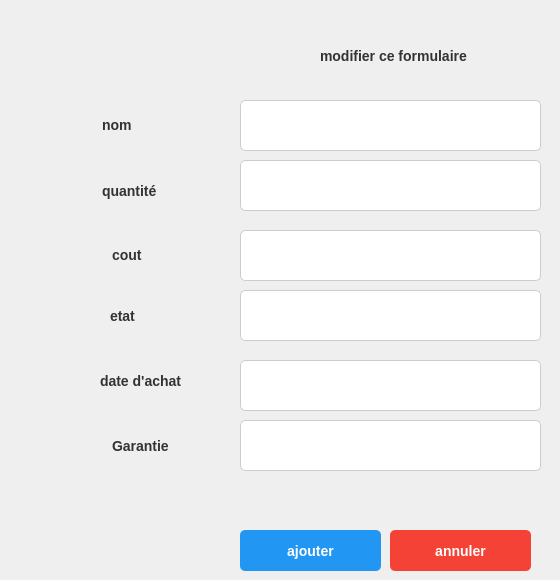
        <widget class="QWidget" name="page_11">
         <widget class="QLabel" name="label_31">
          <property name="geometry">
           <rect>
            <x>102</x>
            <y>109</y>
            <width>131</width>
            <height>31</height>
           </rect>
          </property>
          <property name="styleSheet">
           <string notr="true">QLabel {
    font-size: 14px; /* Taille de la police */
    font-weight: bold; /* Texte en gras */
    color: #333333; /* Couleur du texte gris foncé */
}</string>
          </property>
          <property name="text">
           <string>nom</string>
          </property>
         </widget>
         <widget class="QLabel" name="label_32">
          <property name="geometry">
           <rect>
            <x>102</x>
            <y>170</y>
            <width>131</width>
            <height>41</height>
           </rect>
          </property>
          <property name="styleSheet">
           <string notr="true">QLabel {
    font-size: 14px; /* Taille de la police */
    font-weight: bold; /* Texte en gras */
    color: #333333; /* Couleur du texte gris foncé */
}</string>
          </property>
          <property name="text">
           <string>quantité</string>
          </property>
         </widget>
         <widget class="QLabel" name="label_33">
          <property name="geometry">
           <rect>
            <x>112</x>
            <y>239</y>
            <width>121</width>
            <height>31</height>
           </rect>
          </property>
          <property name="styleSheet">
           <string notr="true">QLabel {
    font-size: 14px; /* Taille de la police */
    font-weight: bold; /* Texte en gras */
    color: #333333; /* Couleur du texte gris foncé */
}</string>
          </property>
          <property name="text">
           <string>cout</string>
          </property>
         </widget>
         <widget class="QLabel" name="label_34">
          <property name="geometry">
           <rect>
            <x>110</x>
            <y>300</y>
            <width>111</width>
            <height>31</height>
           </rect>
          </property>
          <property name="styleSheet">
           <string notr="true">QLabel {
    font-size: 14px; /* Taille de la police */
    font-weight: bold; /* Texte en gras */
    color: #333333; /* Couleur du texte gris foncé */
}</string>
          </property>
          <property name="text">
           <string>etat</string>
          </property>
         </widget>
         <widget class="QLabel" name="label_35">
          <property name="geometry">
           <rect>
            <x>100</x>
            <y>360</y>
            <width>121</width>
            <height>41</height>
           </rect>
          </property>
          <property name="styleSheet">
           <string notr="true">QLabel {
    font-size: 14px; /* Taille de la police */
    font-weight: bold; /* Texte en gras */
    color: #333333; /* Couleur du texte gris foncé */
}</string>
          </property>
          <property name="text">
           <string>date d'achat</string>
          </property>
         </widget>
         <widget class="QLabel" name="label_36">
          <property name="geometry">
           <rect>
            <x>112</x>
            <y>420</y>
            <width>131</width>
            <height>51</height>
           </rect>
          </property>
          <property name="styleSheet">
           <string notr="true">QLabel {
    font-size: 14px; /* Taille de la police */
    font-weight: bold; /* Texte en gras */
    color: #333333; /* Couleur du texte gris foncé */
}</string>
          </property>
          <property name="text">
           <string>Garantie</string>
          </property>
         </widget>
         <widget class="QLineEdit" name="lineEdit_25">
          <property name="geometry">
           <rect>
            <x>240</x>
            <y>100</y>
            <width>301</width>
            <height>51</height>
           </rect>
          </property>
          <property name="styleSheet">
           <string notr="true">QLineEdit {
    background-color: #ffffff; /* Fond blanc */
    border: 1px solid #cccccc; /* Bordure grise */
    border-radius: 5px; /* Coins arrondis */
    padding: 8px; /* Espace intérieur */
    font-size: 14px; /* Taille de la police */
    color: #333333; /* Couleur du texte gris foncé */
}

QLineEdit:focus {
    border: 2px solid #2196f3; /* Bordure bleue lorsqu'il est sélectionné */
}</string>
          </property>
          <property name="text">
           <string/>
          </property>
         </widget>
         <widget class="QLineEdit" name="lineEdit_26">
          <property name="geometry">
           <rect>
            <x>240</x>
            <y>160</y>
            <width>301</width>
            <height>51</height>
           </rect>
          </property>
          <property name="styleSheet">
           <string notr="true">QLineEdit {
    background-color: #ffffff; /* Fond blanc */
    border: 1px solid #cccccc; /* Bordure grise */
    border-radius: 5px; /* Coins arrondis */
    padding: 8px; /* Espace intérieur */
    font-size: 14px; /* Taille de la police */
    color: #333333; /* Couleur du texte gris foncé */
}

QLineEdit:focus {
    border: 2px solid #2196f3; /* Bordure bleue lorsqu'il est sélectionné */
}</string>
          </property>
          <property name="text">
           <string/>
          </property>
         </widget>
         <widget class="QLineEdit" name="lineEdit_27">
          <property name="geometry">
           <rect>
            <x>240</x>
            <y>230</y>
            <width>301</width>
            <height>51</height>
           </rect>
          </property>
          <property name="styleSheet">
           <string notr="true">QLineEdit {
    background-color: #ffffff; /* Fond blanc */
    border: 1px solid #cccccc; /* Bordure grise */
    border-radius: 5px; /* Coins arrondis */
    padding: 8px; /* Espace intérieur */
    font-size: 14px; /* Taille de la police */
    color: #333333; /* Couleur du texte gris foncé */
}

QLineEdit:focus {
    border: 2px solid #2196f3; /* Bordure bleue lorsqu'il est sélectionné */
}</string>
          </property>
          <property name="text">
           <string/>
          </property>
         </widget>
         <widget class="QLineEdit" name="lineEdit_28">
          <property name="geometry">
           <rect>
            <x>240</x>
            <y>290</y>
            <width>301</width>
            <height>51</height>
           </rect>
          </property>
          <property name="styleSheet">
           <string notr="true">QLineEdit {
    background-color: #ffffff; /* Fond blanc */
    border: 1px solid #cccccc; /* Bordure grise */
    border-radius: 5px; /* Coins arrondis */
    padding: 8px; /* Espace intérieur */
    font-size: 14px; /* Taille de la police */
    color: #333333; /* Couleur du texte gris foncé */
}

QLineEdit:focus {
    border: 2px solid #2196f3; /* Bordure bleue lorsqu'il est sélectionné */
}</string>
          </property>
          <property name="text">
           <string/>
          </property>
         </widget>
         <widget class="QLineEdit" name="lineEdit_29">
          <property name="geometry">
           <rect>
            <x>240</x>
            <y>420</y>
            <width>301</width>
            <height>51</height>
           </rect>
          </property>
          <property name="styleSheet">
           <string notr="true">QLineEdit {
    background-color: #ffffff; /* Fond blanc */
    border: 1px solid #cccccc; /* Bordure grise */
    border-radius: 5px; /* Coins arrondis */
    padding: 8px; /* Espace intérieur */
    font-size: 14px; /* Taille de la police */
    color: #333333; /* Couleur du texte gris foncé */
}

QLineEdit:focus {
    border: 2px solid #2196f3; /* Bordure bleue lorsqu'il est sélectionné */
}</string>
          </property>
          <property name="text">
           <string/>
          </property>
         </widget>
         <widget class="QLineEdit" name="lineEdit_30">
          <property name="geometry">
           <rect>
            <x>240</x>
            <y>360</y>
            <width>301</width>
            <height>51</height>
           </rect>
          </property>
          <property name="styleSheet">
           <string notr="true">QLineEdit {
    background-color: #ffffff; /* Fond blanc */
    border: 1px solid #cccccc; /* Bordure grise */
    border-radius: 5px; /* Coins arrondis */
    padding: 8px; /* Espace intérieur */
    font-size: 14px; /* Taille de la police */
    color: #333333; /* Couleur du texte gris foncé */
}

QLineEdit:focus {
    border: 2px solid #2196f3; /* Bordure bleue lorsqu'il est sélectionné */
}</string>
          </property>
          <property name="text">
           <string/>
          </property>
         </widget>
         <widget class="QPushButton" name="pushButton_15">
          <property name="geometry">
           <rect>
            <x>240</x>
            <y>530</y>
            <width>141</width>
            <height>41</height>
           </rect>
          </property>
          <property name="styleSheet">
           <string notr="true">QPushButton {
    background-color: #2196f3; /* Fond bleu */
    color: white; /* Texte blanc */
    font-size: 14px; /* Taille de la police */
    font-weight: bold; /* Texte en gras */
    border: none; /* Pas de bordure */
    border-radius: 5px; /* Coins arrondis */
    padding: 10px 20px; /* Espace intérieur */
}

QPushButton:hover {
    background-color: #1976d2; /* Fond bleu foncé au survol */
}

QPushButton:pressed {
    background-color: #0d47a1; /* Fond bleu très foncé au clic */
}</string>
          </property>
          <property name="text">
           <string>ajouter</string>
          </property>
         </widget>
         <widget class="QPushButton" name="pushButton_16">
          <property name="geometry">
           <rect>
            <x>390</x>
            <y>530</y>
            <width>141</width>
            <height>41</height>
           </rect>
          </property>
          <property name="styleSheet">
           <string notr="true">QPushButton {
    background-color: #f44336; /* Fond rouge */
    color: white; /* Texte blanc */
    font-size: 14px; /* Taille de la police */
    font-weight: bold; /* Texte en gras */
    border: none; /* Pas de bordure */
    border-radius: 5px; /* Coins arrondis */
    padding: 10px 20px; /* Espace intérieur */
}

QPushButton:hover {
    background-color: #d32f2f; /* Fond rouge foncé au survol */
}

QPushButton:pressed {
    background-color: #b71c1c; /* Fond rouge très foncé au clic */
}</string>
          </property>
          <property name="text">
           <string>annuler</string>
          </property>
         </widget>
         <widget class="QLabel" name="label_37">
          <property name="geometry">
           <rect>
            <x>320</x>
            <y>30</y>
            <width>231</width>
            <height>51</height>
           </rect>
          </property>
          <property name="styleSheet">
           <string notr="true">QLabel {
    font-size: 14px; /* Taille de la police */
    font-weight: bold; /* Texte en gras */
    color: #333333; /* Couleur du texte gris foncé */
}</string>
          </property>
          <property name="text">
           <string>modifier ce formulaire</string>
          </property>
         </widget>
        </widget>
